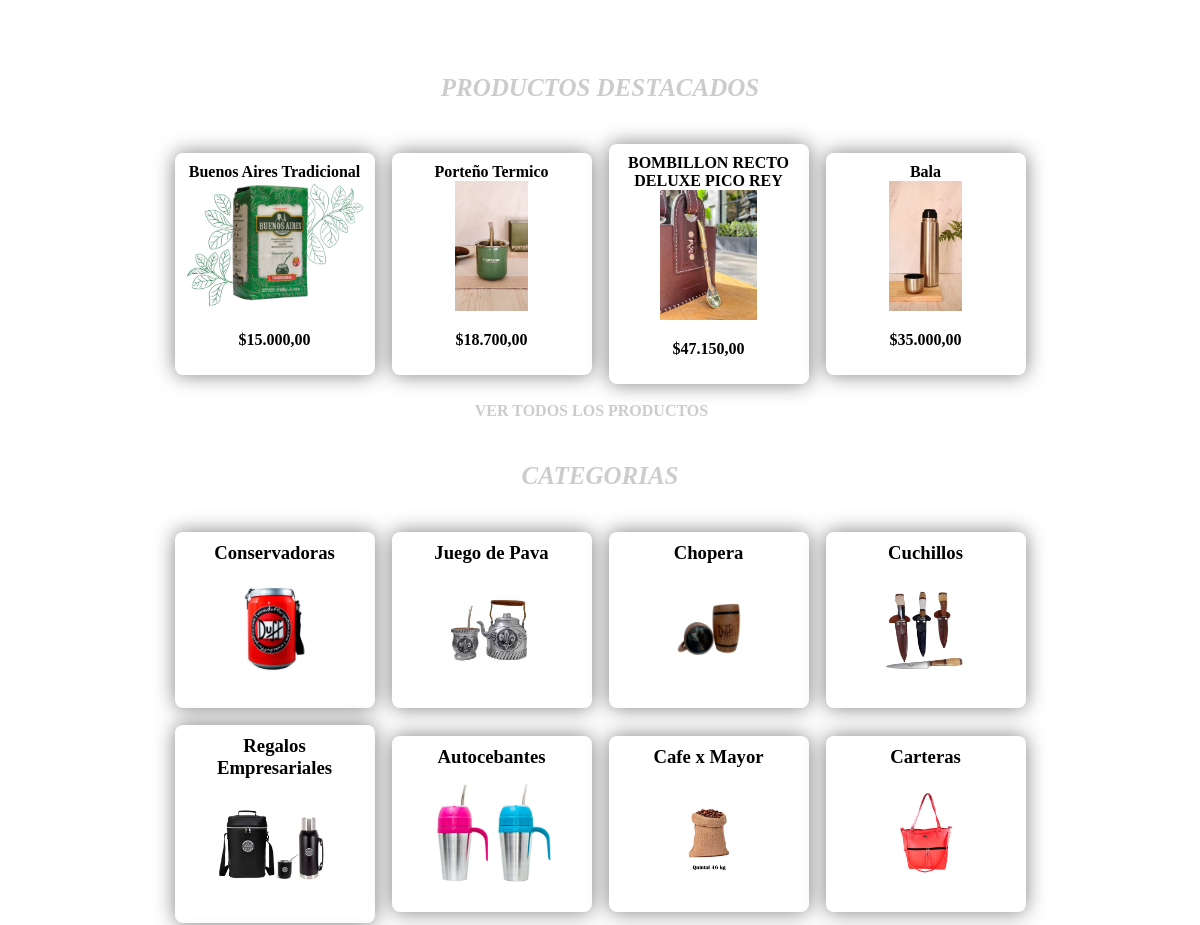
Before: / (middle part) with the older database file.
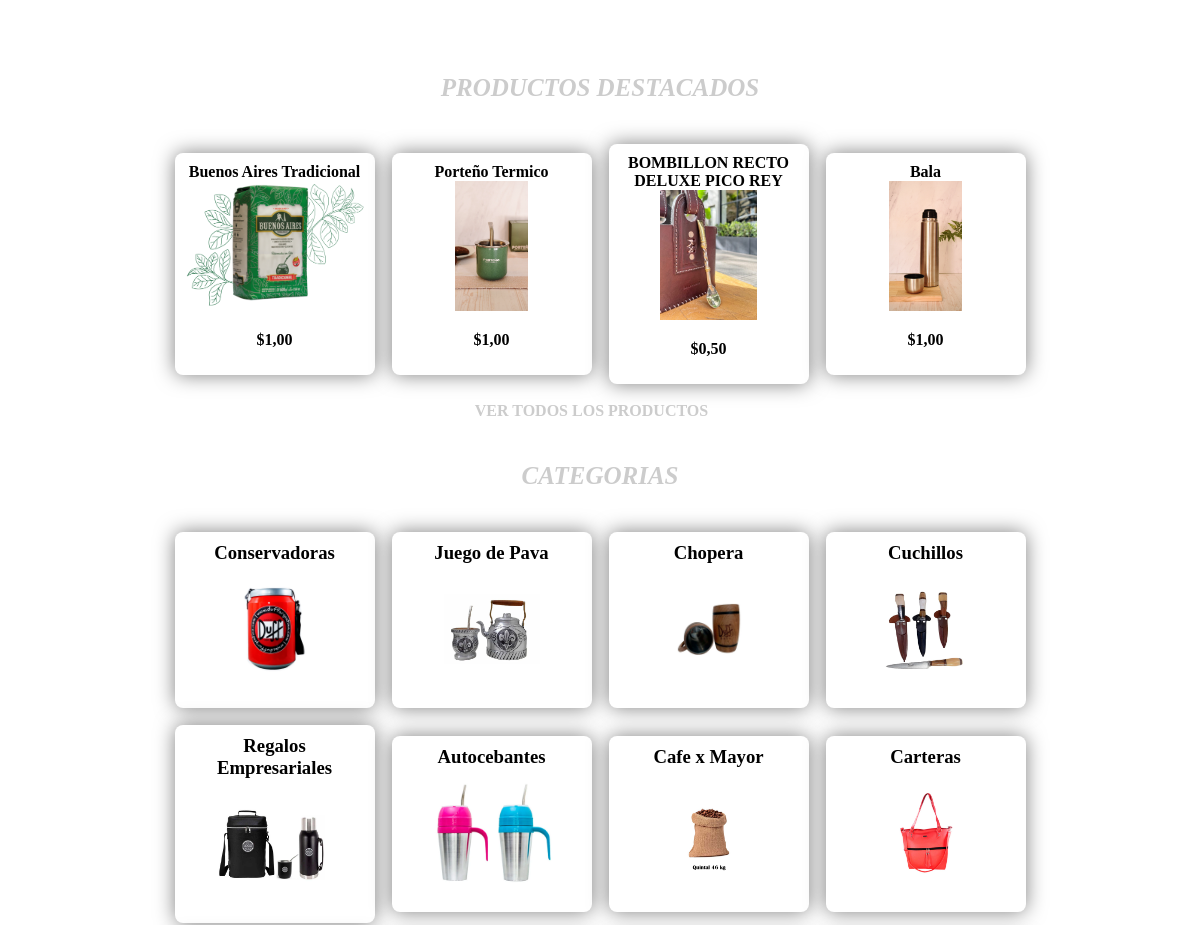
After: the same page with the newer database file.
### app.py (models this page shows, shortened)
class Producto(db.Model):
    id = db.Column(db.Integer, primary_key=True)
    nombre = db.Column(db.String(100), nullable=False)
    categoria = db.Column(db.String(50))
    precio = db.Column(db.Float, nullable=False)
    precio_costo = db.Column(db.Float, nullable=False, default=0.0)
    descripcion = db.Column(db.Text)
    imagen = db.Column(db.String(100))
    stock = db.Column(db.Integer, default=0)
    @classmethod
    def obtener_mas_vendido_por_categoria(cls, nombre_categoria):
        resultado = db.session.query(
            cls,
            func.sum(DetalleVenta.cantidad).label('total_vendido')
        ).join(DetalleVenta, cls.id == DetalleVenta.producto_id)\
         .filter(cls.categoria == nombre_categoria)\
         .group_by(cls.id)\
         .order_by(func.sum(DetalleVenta.cantidad).desc())\
         .first()
        if resultado:
            return resultado[0]
        return cls.query.filter_by(categoria=nombre_categoria).first()

### app.py (the view)
@app.route('/')
def inicio():
    mas_vendidos = {
        'Yerbas': Producto.obtener_mas_vendido_por_categoria('Yerbas'),
        'Mates': Producto.obtener_mas_vendido_por_categoria('Mates'),
        'Bombillas': Producto.obtener_mas_vendido_por_categoria('Bombillas'),
        'Termos': Producto.obtener_mas_vendido_por_categoria('Termos')
    }
    ultimas_opiniones = Opinion.query.order_by(Opinion.id.desc()).limit(4).all()
    return render_template('inicio.html',
                           productos=Producto.query.all(),
                           destacados=mas_vendidos,
                           opiniones=ultimas_opiniones)

### app.py (called while the page is built, shortened)
@app.context_processor
def inject_categorias():
    return dict(todas_las_categorias=CATEGORIAS_DATA)

@app.context_processor
def procesar_carrito():
    mi_carrito = Carrito(session)
    items, total, unidades = mi_carrito.obtener_datos(Producto)
    return dict(carrito_html=items, total_carrito=total, total_unidades=unidades)

@app.template_filter('dinero')
def formato_dinero(valor):
    if valor is None: return "0.00"
    return "{:,.2f}".format(valor).replace(",", "X").replace(".", ",").replace("X", ".")

    def obtener_datos(self, modelo_producto):
        carrito_dict = self.session.get('carrito', {})
        productos_reales = []
        total_general = 0
        total_unidades = 0  # <--- Nueva variable
        return productos_reales, total_general, total_unidades

### templates/inicio.html (shortened to what this page needs)
<!DOCTYPE html>
<html>
<head>
</head>
<body>
{% extends 'base.html' %}
{% block content %}
<br>
<div class="contenedor">
    <h2 style="text-align: center;">Productos destacados</h2>
    <div class="contenedor-padre3">
        <div class="tarjeta">
            {% set p = destacados['Yerbas'] %}
            {% if p %}
                <h4>{{ p.nombre }}</h4>
                <a href="/detalle/{{ p.id }}">
                    <img src="{{ url_for('static', filename='img/' + p.imagen) }}" alt="{{ p.nombre }}">
                </a>
                <p><b>${{ p.precio| dinero }}</b></p>
            {% else %}
                <p>No hay productos en esta categoría</p>
            {% endif %}
        </div>
        <div class="tarjeta">
            {% set p = destacados['Mates'] %}
            {% if p %}
                <h4>{{ p.nombre }}</h4>
                <a href="/detalle/{{ p.id }}">
                    <img src="{{ url_for('static', filename='img/' + p.imagen) }}" alt="{{ p.nombre }}">
                </a>
                <p><b>${{ p.precio| dinero }}</b></p>
            {% else %}
                <p>No hay productos en esta categoría</p>
            {% endif %}
        </div>
        <div class="tarjeta">
            {% set p = destacados['Bombillas'] %}
            {% if p %}
                <h4>{{ p.nombre }}</h4>
                <a href="/detalle/{{ p.id }}">
                    <img src="{{ url_for('static', filename='img/' + p.imagen) }}" alt="{{ p.nombre }}">
                </a>
                <p><b>${{ p.precio| dinero }}</b></p>
            {% else %}
                <p>No hay productos en esta categoría</p>
            {% endif %}
        </div>
        <div class="tarjeta">
            {% set p = destacados['Termos'] %}
            {% if p %}
                <h4>{{ p.nombre }}</h4>
                <a href="/detalle/{{ p.id }}">
                    <img src="{{ url_for('static', filename='img/' + p.imagen) }}" alt="{{ p.nombre }}">
                </a>
                <p><b>${{ p.precio| dinero }}</b></p>
            {% else %}
                <p>No hay productos en esta categoría</p>
            {% endif %}
        </div>
        <a href="/todos_productos" class="efecto-verde" style="text-align: right; color: #ccc; font-weight: bold; text-decoration: none; background-color: rgba(255, 255, 255, 0.1);
            border: 1px solid rgba(255, 255, 255, 0.1)">
            VER TODOS LOS PRODUCTOS
        </a>
        <br>
    </div>
    <h2 style="text-align: center;">Categorias</h2>
    <div class="contenedor-padre3">
        {% for cat in todas_las_categorias %}
            <div class="tarjeta">
                <a href="/seccion/{{ cat.nombre }}" class="enlace-titulo">
                    <h3>{{ cat.nombre }}</h3>
                </a>
                <a href="/seccion/{{ cat.nombre }}">
                    <img src="{{ url_for('static', filename='img/' + cat.imagen) }}" alt="{{ cat.nombre }}">
                </a>
            </div>
        {% else %}
            <p>No se encontraron categorías disponibles.</p>
        {% endfor %}
    </div>
</div>
<br>
{% endblock %}

### templates/base.html (shortened to what this page needs)
<!DOCTYPE html>
<html lang="es">
<head>
    <link rel="stylesheet" href="https://cdnjs.cloudflare.com/ajax/libs/font-awesome/6.0.0/css/all.min.css">
    <link rel="stylesheet" href="https://cdn.jsdelivr.net/npm/@splidejs/splide@4.1.4/dist/css/splide.min.css">
    <link rel="stylesheet" href="{{ url_for('static', filename='estilos.css') }}">
</head>
<body class="{% block body_class %}fondo-inicio{% endblock %}">
    <main class="contenedor-principal">
        {% block content %}{% endblock %}
    </main>
</body>
</html>

### static/estilos.css (style rules this page uses)
body { margin: 0; background-size: cover; background-repeat: no-repeat; background-position: center; }
.fondo-inicio { background-image: url('img/fondo_azul16.jpg'); }
.contenedor { width: 80%; margin: auto; background-size: cover; background-repeat: no-repeat; background-position: center; padding: 20px; border-radius: 10px; min-height: 500px; background-color: rgba(255, 255, 255, 0.0); border: 1px solid rgba(255, 255, 255, 0.0); box-shadow: 0 8px 32px 0 rgba(0, 0, 0, 0.0); }
.contenedor > * { margin-left: 20px; margin-right: 20px; }
.contenedor-padre3 { display: flex; flex-direction: row; flex-wrap: wrap; justify-content: center; align-items: center; gap: 17px; padding: 20px; border-radius: 10px; min-height: 200px; background-color: rgba(255, 255, 255, 0.0); border: 1px solid rgba(255, 255, 255, 0.0); box-shadow: 0 8px 32px 0 rgba(0, 0, 0, 0.0); }
h2 { font-family: 'Georgia', serif; font-size: 25px; font-style: italic; text-transform: uppercase; color: #ccc; }
h3 { font-size: clamp(18px, 1,8vw, 30px); width: 100%; margin-left: 0; margin-right: 0; padding: 0; display: block; text-align: center; margin: 0; word-wrap: break-word; }
.tarjeta { background-color: #fff; padding: 10px; border-radius: 8px; width: 200px; text-align: center; display: flex; flex-direction: column; justify-content: space-between; height: 100%; box-sizing: border-box; box-shadow: 0px 0px 20px rgba(0, 0, 0, 0.5); transition: transform 0.25s ease, box-shadow 0.25s ease, border-color 0.25s ease; position: relative; overflow: hidden; }
.tarjeta img { width: 100%; height: 130px; object-fit:contain; align-self: center; }
.tarjeta h4 { font-size: 1rem; margin: 0; overflow: hidden; display: -webkit-box; -webkit-line-clamp: 2; -webkit-box-orient: vertical; line-clamp: 2; }
.enlace-titulo { text-decoration: none; color: #000; cursor: pointer; }

Changed rows visible on the page:
changed Producto "Buenos Aires Tradicional": precio|dinero "15.000,00" → "1,00"
changed Producto "Porteño Termico": precio|dinero "18.700,00" → "1,00"
changed Producto "BOMBILLON RECTO DELUXE PICO REY": precio|dinero "47.150,00" → "0,50"
changed Producto "Bala": precio|dinero "35.000,00" → "1,00"
